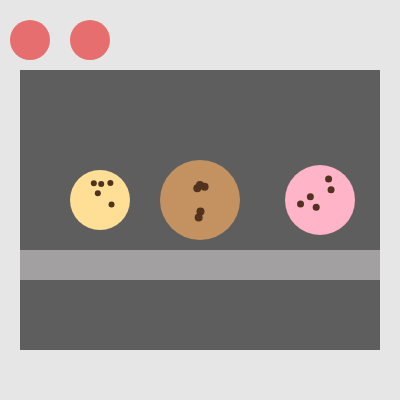
Frame 1 (no input)
Frame 60 (no input): identical to frame 1, image omitted
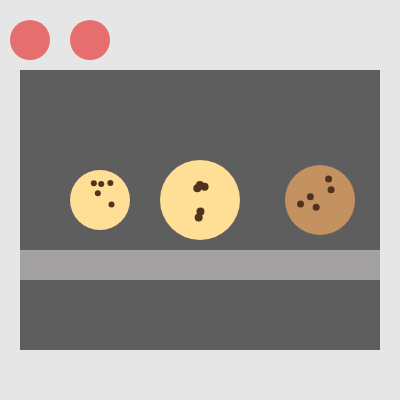
Frame 120 (the mouse pressed at the canvas centre since frame 60)

The p5.js sketch that drew these frames (run headless with seeded random() and noise() and a simulated clock; from frame 60 on, the mouse is pressed at the canvas centre):

// p5.js sketch
// ── sketch.js
let cookie1;
let cookie2; 
let cookie3; 

function setup() {
  createCanvas(400, 400);
  noStroke();
  cookie1 = new Cookie("chocolate", 80, width / 2, height / 2);
  cookie2 = new Cookie("vanilla", 60, width * 1/4, height / 2);
  cookie3 = new Cookie("strawberry", 70, width * 4/5, height / 2);
}

function draw() {
  background(230);
  fill('#E66E6E');
  ellipse(30, 40, width / 10, height / 10);
  ellipse(90, 40, width / 10, height / 10);
  fill('#5E5E5E');
  rect(20, 70, width * 9/10, height * 7/10);
  fill('#A2A0A0');
  rect(20, 250, width * 9/10, 30);
  
  if (keyIsDown(LEFT_ARROW)) {
    cookie1.x -= 3;
    cookie2.x -= 3;
    cookie3.x -= 3;
  }

  if (keyIsDown(RIGHT_ARROW)) {
    cookie1.x += 3;
    cookie2.x += 3;
    cookie3.x += 3;
  }

  if (keyIsDown(UP_ARROW)) {
    cookie1.y -= 3;
    cookie2.y -= 3;
    cookie3.y -= 3;
  }

  if (keyIsDown(DOWN_ARROW)) {
    cookie1.y += 3;
    cookie2.y += 3;
    cookie3.y += 3;
  }
  
  cookie1.show();
  cookie2.show();
  cookie3.show();
}

class Cookie {
  constructor(flavor, sz, x, y) {
    this.flavor = flavor;
    this.sz = sz;
    this.x = x;
    this.y = y;
    
    this.chips = [];

    for (let i = 0; i < 5; i++) {
      let angle = random(TWO_PI);
      let radius = random(this.sz * 0.1, this.sz * 0.35);

      this.chips.push([
        cos(angle) * radius,
        sin(angle) * radius
      ]);
    }   
  }

  show() {
    switch (this.flavor) {
      case "chocolate":
        fill(196, 146, 96);
        break;
      case "vanilla":
        fill(255, 223, 150);
        break;
      case "strawberry":
        fill(255, 180, 200);
        break;
      default:
        fill(220, 180, 120);
    }
    
    ellipse(this.x, this.y, this.sz);
    fill(80, 50, 30);
    noStroke();
    
    for (let i = 0; i < this.chips.length; i++) {
      let chip = this.chips[i];

      ellipse(
        this.x + chip[0],
        this.y + chip[1],
        this.sz * 0.1
      );
    }
  }

  move() {
    if (keyCode === LEFT_ARROW) {
      this.x -= 10;
    } else if (keyCode === RIGHT_ARROW) {
      this.x += 10;
    } else if (keyCode === UP_ARROW) {
      this.y -= 10;
    } else if (keyCode === DOWN_ARROW) {
      this.y += 10;
    }
  }

  randomFlavor() {
    let flavors = ["chocolate", "vanilla", "strawberry"];
    let i = floor(random(flavors.length));
    this.flavor = flavors[i];
  }
}

function mousePressed() {
  cookie1.randomFlavor();
  cookie2.randomFlavor();
  cookie3.randomFlavor();
}
